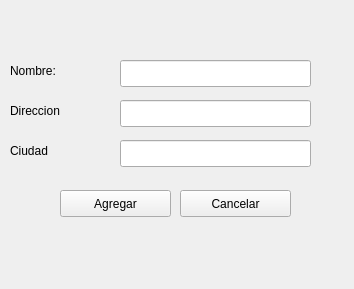
<?xml version="1.0" encoding="UTF-8"?>
<ui version="4.0">
 <class>Form</class>
 <widget class="QWidget" name="Form">
  <property name="geometry">
   <rect>
    <x>0</x>
    <y>0</y>
    <width>354</width>
    <height>289</height>
   </rect>
  </property>
  <property name="windowTitle">
   <string>Form</string>
  </property>
  <widget class="QLineEdit" name="lineNombre">
   <property name="geometry">
    <rect>
     <x>120</x>
     <y>60</y>
     <width>191</width>
     <height>27</height>
    </rect>
   </property>
  </widget>
  <widget class="QLabel" name="nombre_label">
   <property name="geometry">
    <rect>
     <x>10</x>
     <y>60</y>
     <width>71</width>
     <height>21</height>
    </rect>
   </property>
   <property name="text">
    <string>Nombre:</string>
   </property>
  </widget>
  <widget class="QLineEdit" name="lineDireccion">
   <property name="geometry">
    <rect>
     <x>120</x>
     <y>100</y>
     <width>191</width>
     <height>27</height>
    </rect>
   </property>
  </widget>
  <widget class="QLabel" name="direccion_label">
   <property name="geometry">
    <rect>
     <x>10</x>
     <y>100</y>
     <width>81</width>
     <height>21</height>
    </rect>
   </property>
   <property name="text">
    <string>Direccion</string>
   </property>
  </widget>
  <widget class="QLineEdit" name="lineCiudad">
   <property name="geometry">
    <rect>
     <x>120</x>
     <y>140</y>
     <width>191</width>
     <height>27</height>
    </rect>
   </property>
  </widget>
  <widget class="QLabel" name="ciudad_label">
   <property name="geometry">
    <rect>
     <x>10</x>
     <y>140</y>
     <width>71</width>
     <height>21</height>
    </rect>
   </property>
   <property name="text">
    <string>Ciudad</string>
   </property>
  </widget>
  <widget class="QPushButton" name="PushAceptar">
   <property name="geometry">
    <rect>
     <x>60</x>
     <y>190</y>
     <width>111</width>
     <height>27</height>
    </rect>
   </property>
   <property name="text">
    <string>Agregar</string>
   </property>
  </widget>
  <widget class="QPushButton" name="PushSalir">
   <property name="geometry">
    <rect>
     <x>180</x>
     <y>190</y>
     <width>111</width>
     <height>27</height>
    </rect>
   </property>
   <property name="text">
    <string>Cancelar</string>
   </property>
  </widget>
 </widget>
 <resources/>
 <connections/>
</ui>
